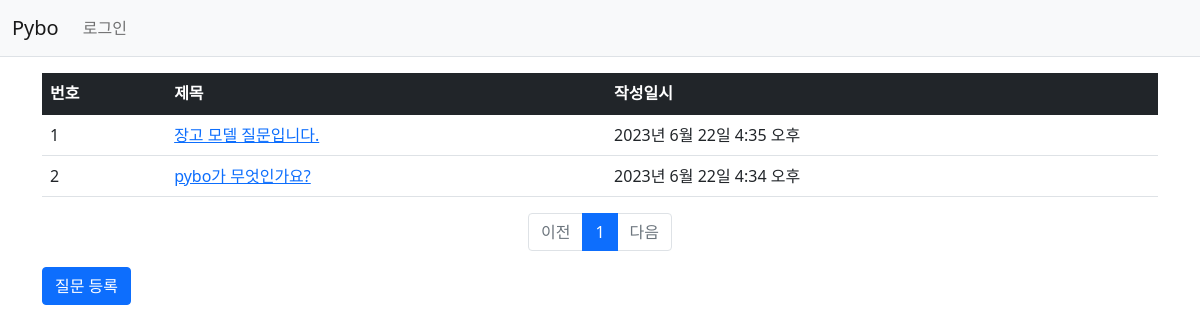
Page /pybo/ on the earlier database version.
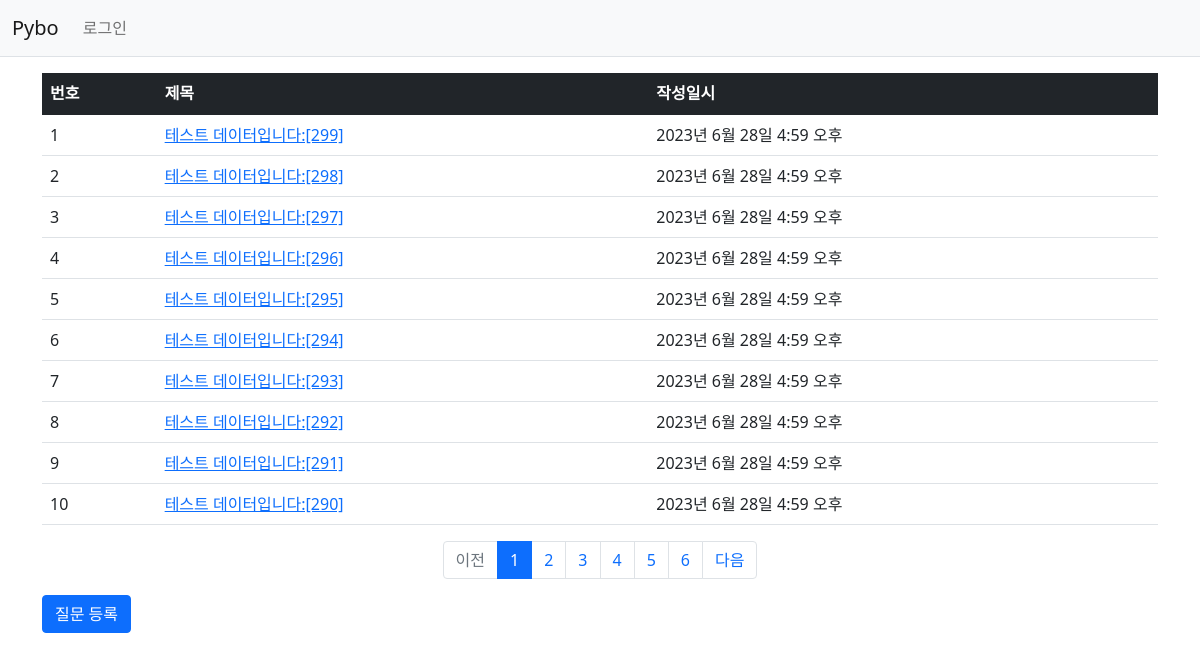
Same page on the later database version.
### pybo/models.py (models this page shows, shortened)
class Question(models.Model):
    subject = models.CharField(max_length=200)
    content = models.TextField()
    create_date = models.DateTimeField()

### pybo/views.py (the view)
# urls.py: path('', views.index, name='index'),
def index(request):
    page = request.GET.get('page', '1')  # 페이지
    question_list = Question.objects.order_by('-create_date')
    paginator = Paginator(question_list, 10)  # 페이지당 10개씩 보여주기
    page_obj = paginator.get_page(page)
    context = {'question_list': page_obj}
    return render(request, 'pybo/question_list.html', context)

### templates/pybo/question_list.html (shortened to what this page needs)
<!DOCTYPE html>
<html lang="en">
<head>
</head>
<body>
{% extends 'base.html' %}
{% block content %}
<div class="container my-3">
    <table class="table">
        <thead>
        <tr class="table-dark">
            <th>번호</th>
            <th>제목</th>
            <th>작성일시</th>
        </tr>
        <tbody>
        {% if question_list %}
        {% for question in question_list %}
        <tr>
            <td>{{ forloop.counter }}</td>
            <td>
                <a href="{% url 'pybo:detail' question.id %}">{{ question.subject }}</a>
            </td>
            <td>{{ question.create_date }}</td>
        </tr>
        {% endfor %}
        {% else %}
        <tr>
            <td>질문이 없습니다.</td>
        </tr>
        {% endif %}
        </tbody>
    </table>
    <ul class="pagination justify-content-center">
        {% if question_list.has_previous %}
        <li class="page-item">
            <a class="page-link" href="?page={{ question_list.previous_page_number }}">이전</a>
        </li>
        {% else %}
        <li class="page-item disabled">
            <a class="page-link" tabindex="-1" aria-disabled="true" href="#">이전</a>
        </li>
        {% endif %}
        {% for page_number in question_list.paginator.page_range %}
        {% if page_number >= question_list.number|add:-5 and page_number <= question_list.number|add:5 %}
        {% if page_number == question_list.number %}
        <li class="page-item active" aria-current="page">
            <a class="page-link" href="?page={{ page_number }}">{{ page_number }}</a>
        </li>
        {% else %}
        <li class="page-item">
            <a class="page-link" href="?page={{ page_number }}">{{ page_number }}</a>
        </li>
        {% endif %}
        {% endif %}
        {% endfor %}
        {% if question_list.has_next %}
        <li class="page-item">
            <a class="page-link" href="?page={{ question_list.next_page_number }}">다음</a>
        </li>
        {% else %}
        <li class="page-item disabled">
            <a class="page-link" tabindex="-1" aria-disabled="true" href="#">다음</a>
        </li>
        {% endif %}
    </ul>
    <a href="{% url 'pybo:question_create' %}" class="btn btn-primary">질문 등록</a>
</div>
{% endblock %}

### templates/base.html (shortened to what this page needs)
{% load static %}
<!DOCTYPE html>
<html lang="ko">
<head>
    <link rel="stylesheet" type="text/css" href="{% static 'bootstrap.min.css' %}">
    <link rel="stylesheet" type="text/css" href="{% static 'style.css' %}">
</head>
<body>
{% include "navbar.html" %}
{% block content %}
{% endblock %}
</body>
</html>

### templates/navbar.html (shortened to what this page needs)
<!DOCTYPE html>
<html lang="en">
<head>
</head>
<body>
<nav class="navbar navbar-expand-lg navbar-light bg-light border-bottom">
    <div class="container-fluid">
        <a class="navbar-brand" href="{% url 'pybo:index' %}">Pybo</a>
        <div class="collapse navbar-collapse" id="navbarSupportedContent">
            <ul class="navbar-nav me-auto mb-2 mb-lg-0">
                <li class="nav-item">
                    <a class="nav-link" href="#">로그인</a>
                </li>
            </ul>
        </div>
    </div>
</nav>
</body>
</html>

Differences in the rows shown:
no longer on this page (row unchanged): Question: subject "장고 모델 질문입니다.", create_date "2023년 6월 22일 4:35 오후"
no longer on this page (row unchanged): Question: subject "pybo가 무엇인가요?", create_date "2023년 6월 22일 4:34 오후"
added Question: subject "테스트 데이터입니다:[299]", create_date "2023년 6월 28일 4:59 오후"
added Question: subject "테스트 데이터입니다:[298]", create_date "2023년 6월 28일 4:59 오후"
added Question: subject "테스트 데이터입니다:[297]", create_date "2023년 6월 28일 4:59 오후"
added Question: subject "테스트 데이터입니다:[296]", create_date "2023년 6월 28일 4:59 오후"
added Question: subject "테스트 데이터입니다:[295]", create_date "2023년 6월 28일 4:59 오후"
added Question: subject "테스트 데이터입니다:[294]", create_date "2023년 6월 28일 4:59 오후"
added Question: subject "테스트 데이터입니다:[293]", create_date "2023년 6월 28일 4:59 오후"
added Question: subject "테스트 데이터입니다:[292]", create_date "2023년 6월 28일 4:59 오후"
added Question: subject "테스트 데이터입니다:[291]", create_date "2023년 6월 28일 4:59 오후"
added Question: subject "테스트 데이터입니다:[290]", create_date "2023년 6월 28일 4:59 오후"
Other differences:
new list line: "2"
new list line: "3"
new list line: "4"
new list line: "5"
new list line: "6"
